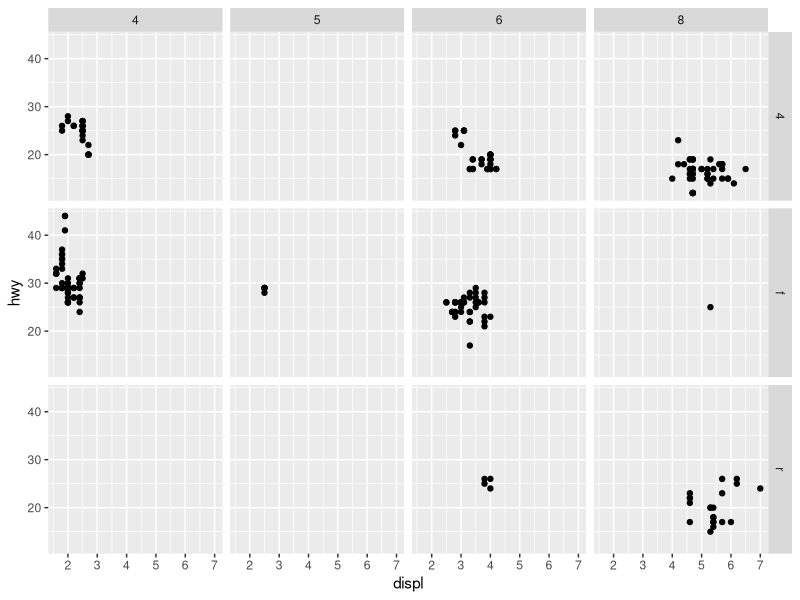
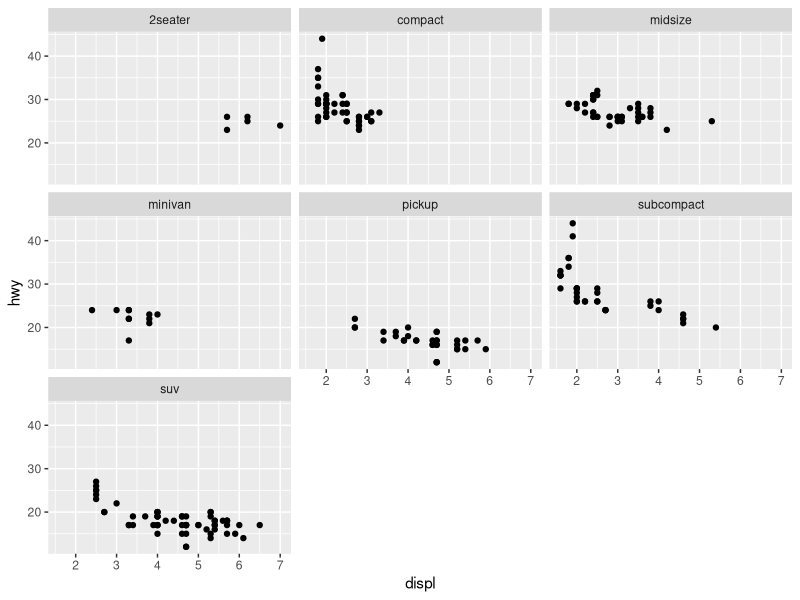

These charts were generated, in order, by the following R code:
## ---- chunk 1
knitr::opts_chunk$set(echo = TRUE)
library(tidyverse)
## ---- chunk 2
 ggplot(data = mpg) + 
    geom_point(mapping = aes(x = displ, y = hwy)) +
   
    facet_grid(drv ~ cyl)

 ggplot(data = mpg) + 
    geom_point(mapping = aes(x = displ, y = hwy)) +
    facet_wrap(. ~ class, nrow=3)
